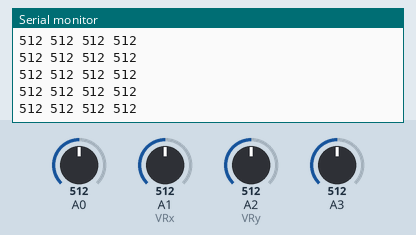
This sketch was run on a simulated Arduino Uno, built with avr-gcc and run on an emulated ATmega328P. Parts: the last lines printed to the serial monitor. The test bench sets the inputs (shaded band); at power-on: A0 = 512, A1 (VRx) = 512, A2 (VRy) = 512, A3 = 512.

Above: at 1.2 s.
1.3 s: A0 set to 716
At 1.56 s:
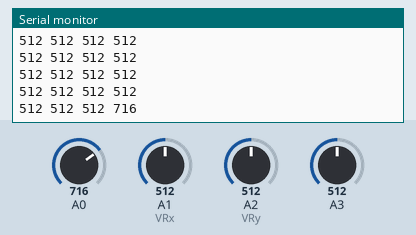
2.8 s: A1 (VRx) set to 716
At 2.97 s:
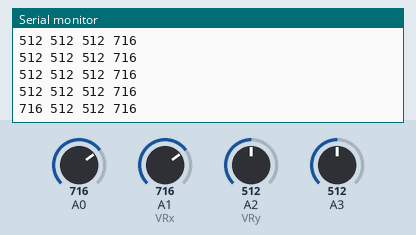
4.3 s: A2 (VRy) set to 716
At 4.38 s:
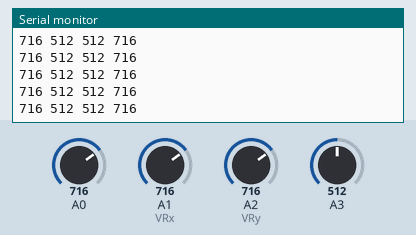
5.8 s: A3 set to 716
At 5.99 s:
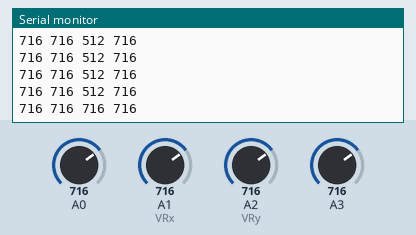
7.3 s: A0 set to 992
At 7.4 s:
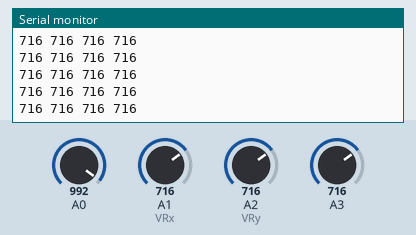
8.8 s: A1 (VRx) set to 992
At 8.8 s:
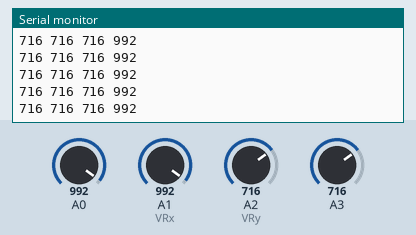
Timing chart, 0 to 11.3 s (numbered marks = the images above; inputs shaded):
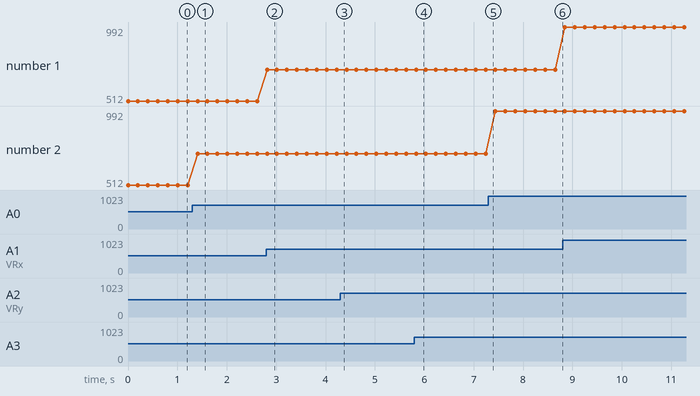

The sketch:

ArduinoSketch.ino
```cpp
int LDRValue;
int VRx = A1;
int VRy = A2;
int fsrreading; //Variable to store FSR value

int xPosition = 0;
int yPosition = 0;
int mapX = 0;
int mapY = 0;

int val[6];


void setup() {
  Serial.begin(9600);
  pinMode(VRx, INPUT);
  pinMode(VRy, INPUT);
}

void loop() {
  LDRValue = analogRead(0);
  xPosition = analogRead(VRx);
  yPosition = analogRead(VRy);
  fsrreading = analogRead(A3);

  Serial.print(xPosition);
  Serial.print(" ");
  Serial.print(yPosition);
  Serial.print(" ");
  Serial.print(fsrreading);
  Serial.print(" ");
  Serial.println(LDRValue);
  delay(200);
}
```

Measured:
- after the input at 1.3 s, the serial monitor: prints a new line after 0.11 s (image 1)
- after the input at 2.8 s, the serial monitor: prints a new line at once (image 2)
- after the input at 5.8 s, the serial monitor: prints a new line at once (image 4)
- plotted number 2: 512 → 716 after the input at 1.3 s, 716 → 992 after the input at 7.3 s
